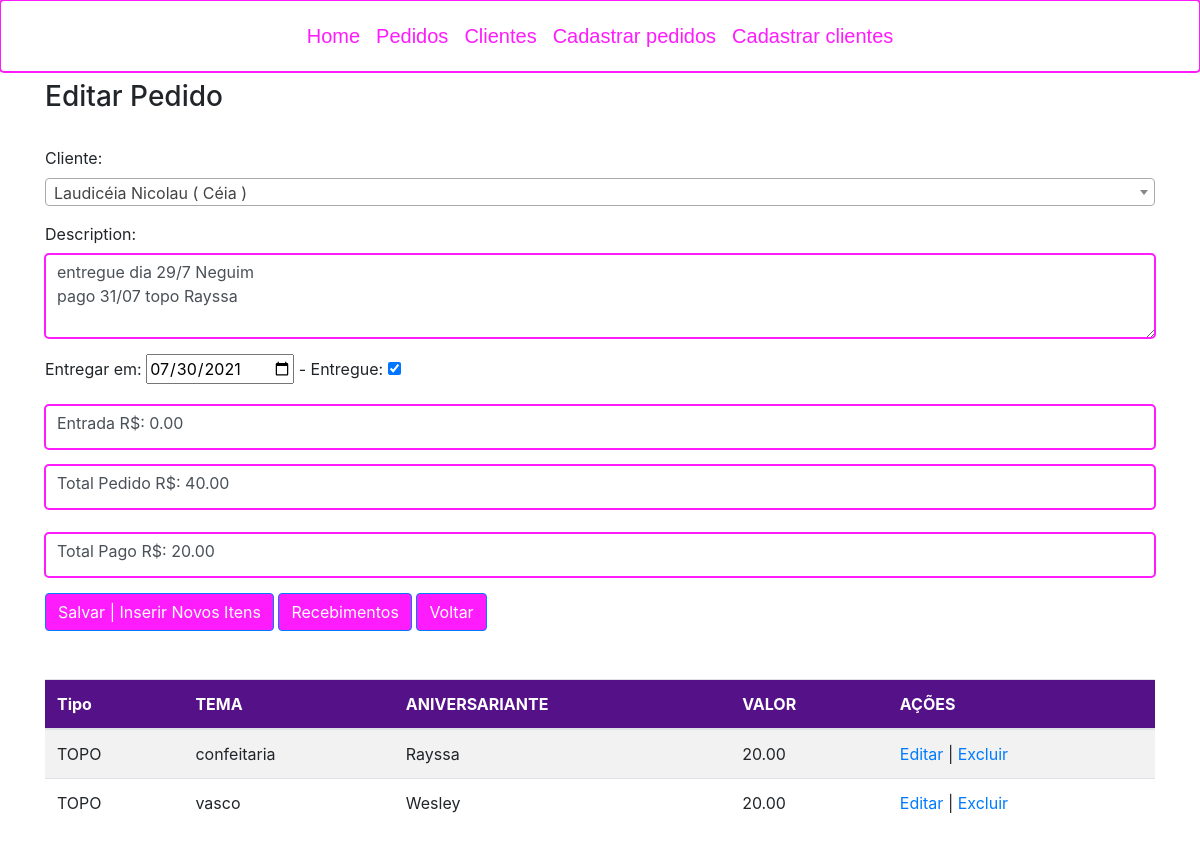
The app's page /orders/25/update/ (signed in), older data.
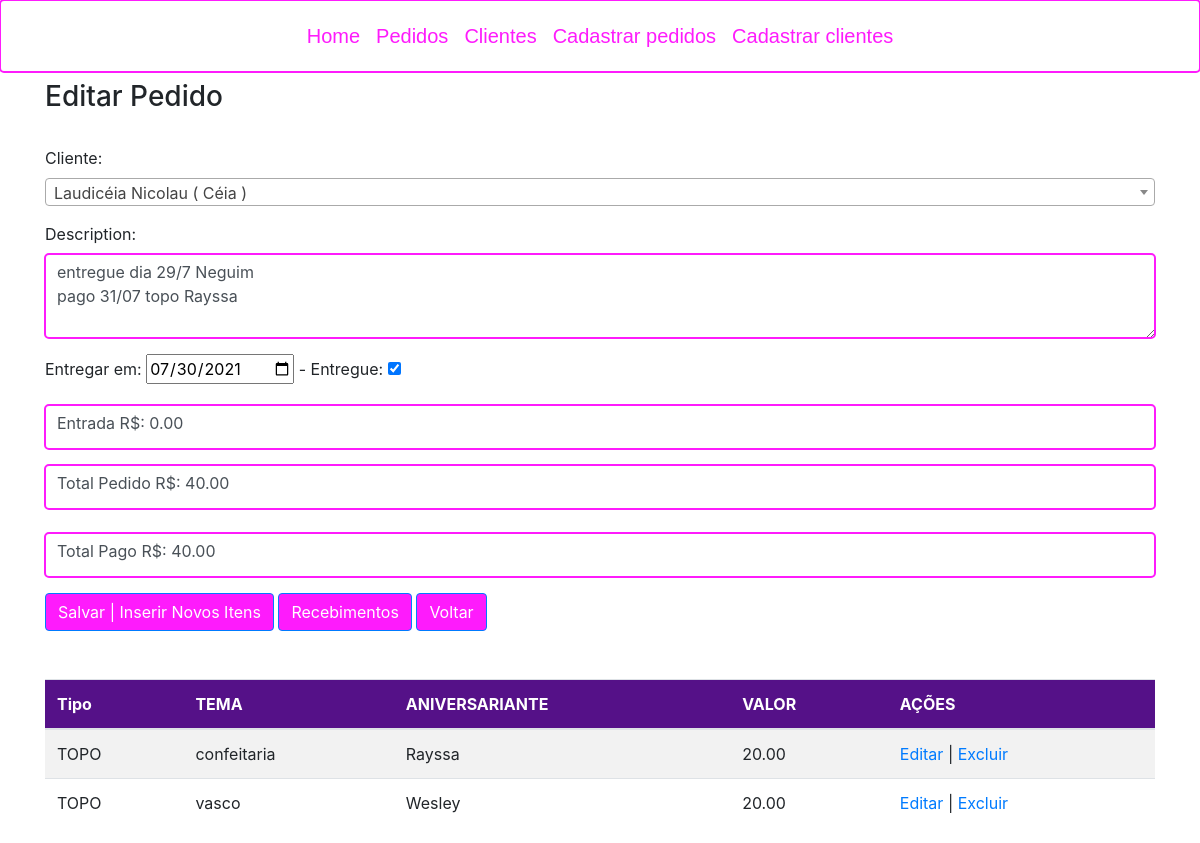
The same page, newer data.
### order_control/models.py (models this page shows, shortened)
class Order(models.Model):
    createdAt = models.DateTimeField(auto_now_add=True)
    deliveryAt = models.DateTimeField(null=True, blank=True, verbose_name="Entregar em")
    delivered = models.BooleanField(default=False, verbose_name="Entregue")
    description = models.TextField(max_length=255, null=True, blank=True)
    downPayment = models.DecimalField(max_digits=8, decimal_places=2, verbose_name='Entrada R$', null=True, blank=True, default=0.00)
    totalOrder = models.DecimalField(max_digits=8, decimal_places=2, verbose_name='Total Pedido R$', null=True, blank=True, default=0.00)
    totalPayment = models.DecimalField(max_digits=8, decimal_places=2, verbose_name='Total Pago R$', null=True, blank=True, default=0.00)
    client = models.ForeignKey(Client, on_delete=models.PROTECT, verbose_name='Cliente')

### order_control/views.py (the view, shortened to what this page needs)
# urls.py: path('orders/<int:id>/update/', views.order_update, name='order_update'),
@login_required(login_url=reverse_lazy('order_control:login'))
def order_update(request, id):
    form_submitted = False
    order = Order.objects.get(id=id)
    items_order = BoxTop.objects.filter(order=order)
    if request.method == 'GET':
        form = OrderForm(instance=order)
    return render(request, 'order_control/order/update.html',
                  {'order': order, 'form': form, 'items_order': items_order, 'form_submitted': form_submitted})

### order_control/form.py
class OrderForm(forms.ModelForm):
    client = forms.ModelChoiceField(queryset=Client.objects.all(), label='Cliente')
    class Meta:
        model = Order
        localize = True,
        widgets = {
            'deliveryAt': forms.DateInput(format='%Y-%m-%d', attrs={'type': 'date'}),
            'description': forms.Textarea(attrs={'class': 'form-control', 'rows': 3}),
        }
        fields = ('deliveryAt', 'delivered', 'description', 'downPayment', 'totalOrder', 'totalPayment', 'client')

### templates/order_control/order/update.html (shortened to what this page needs)
{% extends "layout.html" %}
{% block content %}
    <div class="container">
        <h3>Editar Pedido </h3> </br>
        <form enctype="multipart/form-data" action="{% url 'order_control:order_update' order.id %}"
              method="post" {% if form_submitted %}class="was-validated" {% endif %}>
            {% include 'order_control/order/form.html' %}
            <button type="submit" class="btn btn-primary">Salvar | Inserir Novos Itens</button>
            <a href="{% url 'order_control:order_payment' order.id %}"> <div class="btn btn-primary">Recebimentos</div></a>
            <a href="{% url 'order_control:order_list' %}"> <div class="btn btn-primary">Voltar</div></a>
        </form>
        <table class="table table-striped table-hover" id="itemsOrder">
            <thead>
            <tr style="color: #fff; background: #518;">
                <th>Tipo</th> <th>TEMA</th>
                <th>ANIVERSARIANTE</th>
                <th>VALOR</th> <th>AÇÕES</th>
            </tr>
            </thead>
            <tbody>
            {% if items_order != none %}
                {% for items in items_order %}
                    <tr>
                        <td>{{ items.type}}</td>
                        <td>{{ items.theme}}</td>
                        <td>{{ items.birthdayName}}</td>
                        <td>{{ items.amount}}</td>
                        <td>
                            <a href="{% url 'order_control:order_items_update' items.id %}">Editar</a> |
                            <a href="{% url 'order_control:order_items_destroy' items.id %}">Excluir</a>
                        </td>
                    </tr>
                {% endfor%}
            {% endif %}
            </tbody>
        </table>
    </div>
{% endblock %}

### templates/order_control/order/form.html (shortened to what this page needs)
<div class="form-group">
        {{ form.client.label_tag }}
</div>
<div class="form-group">
    {{ form.description.label_tag }}
    {{ form.description }}
</div>
<div class="form-group">
        {{ form.deliveryAt.label_tag }}
        {{ form.deliveryAt }}
         -
        {{ form.delivered.label_tag }}
        {{ form.delivered }}
</div>
<div class="form-group">
    <div class="form-control">
        {{ form.downPayment.label_tag }}
        <label id='downPayment'>{{ order.downPayment }}</label>
    </div>
</div>
<div class="form-group">
    <div class="form-control">
        {{ form.totalOrder.label_tag }}
        <label id='totalOrder'>{{ order.totalOrder }}</label>
    </div>
    <div class="form-control">
        {{ form.totalPayment.label_tag }}
        <label id='totalPayment'>{{ order.totalPayment }}</label>
    </div>
</div>

Row changes from the older to the newer data that the page shows:
changed Order "entregue dia 29/7 Neguim pago 31/07 topo Rayssa": totalPayment "20.00" → "40.00"
